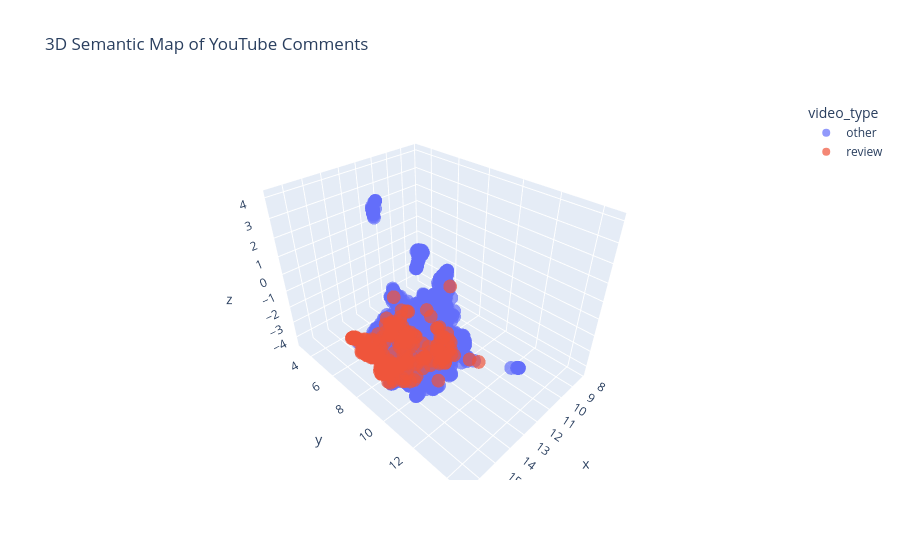

This figure's notebook cell:
### Code cell
fig = px.scatter_3d(
    comments_semantic,

    x="x",
    y="y",
    z="z",

    color="video_type",

    hover_data=[
        "text",
        "title",
        "sentiment"
    ],

    opacity=0.7,

    title="3D Semantic Map of YouTube Comments"
)

fig.write_html(
    "plots/Alibaba/semantic_map.html"
)

fig.show()

### Figure 1 — Plotly figure (JSON) as saved in the notebook; plotly's stock layout.template omitted (floating-point values rounded to 4 significant figures; data arrays with more than 128 entries replaced by an {"elided": "..."} marker saying what was removed)
{"data": [{"customdata": {"elided": "1917x3 mixed values"}, "hovertemplate": "video_type=other<br>x=%{x}<br>y=%{y}<br>z=%{z}<br>text=%{customdata[0]}<br>title=%{customdata[1]}<br>sentiment=%{customdata[2]}<extra></extra>", "legendgroup": "other", "marker": {"color": "#636efa", "opacity": 0.7, "symbol": "circle"}, "mode": "markers", "name": "other", "scene": "scene", "showlegend": true, "type": "scatter3d", "x": {"elided": "1917 float values"}, "y": {"elided": "1917 float values"}, "z": {"elided": "1917 float values"}}, {"customdata": {"elided": "297x3 mixed values"}, "hovertemplate": "video_type=review<br>x=%{x}<br>y=%{y}<br>z=%{z}<br>text=%{customdata[0]}<br>title=%{customdata[1]}<br>sentiment=%{customdata[2]}<extra></extra>", "legendgroup": "review", "marker": {"color": "#EF553B", "opacity": 0.7, "symbol": "circle"}, "mode": "markers", "name": "review", "scene": "scene", "showlegend": true, "type": "scatter3d", "x": {"elided": "297 float values"}, "y": {"elided": "297 float values"}, "z": {"elided": "297 float values"}}], "layout": {"legend": {"title": {"text": "video_type"}, "tracegroupgap": 0}, "scene": {"domain": {"x": [0, 1], "y": [0, 1]}, "xaxis": {"title": {"text": "x"}}, "yaxis": {"title": {"text": "y"}}, "zaxis": {"title": {"text": "z"}}}, "title": {"text": "3D Semantic Map of YouTube Comments"}}}
